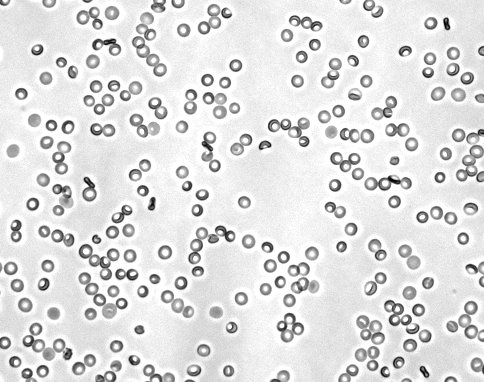
#> input picture 0.5percent_DMSO_RBC_10x.jpg, 484 x 382 px
$ jupyter execute --allow-errors Lab.ipynb   (shell and % lines are left out)   (older library calls are emulated)
#> lines starting #> are read from the running program, lines starting #| are printed output that depends on the picture; after the words box and inside, x2 and y2 are one past the last pixel; in counts of white or black regions, pixels touching at a corner belong together
[cell 1]
import numpy as np
from matplotlib import pyplot as plt

[cell 2]
from skimage import io

image = io.imread('0.5percent_DMSO_RBC_10x.jpg')
#> image is the input picture: shape (382, 484); min 0, max 255, mean 222.8

print(type(image))
#| <class 'numpy.ndarray'>
print(image.dtype)
#| uint8
print(image.min(), image.max())
#| 0 255
plt.imshow(image, cmap ='gray' , interpolation ='nearest');

[cell 3]
from skimage import io

image = io.imread('0.5percent_DMSO_RBC_10x.jpg')

from skimage import morphology
from scipy import ndimage as ndi
seeds = ndi.label(image < 255)[0]
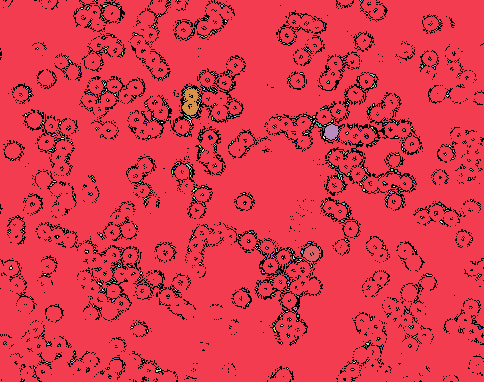
#> seeds: shape (382, 484) int32; 835 distinct labels, from 0 to 834; one colour per label, 0 black
ws = morphology.watershed(image, seeds)
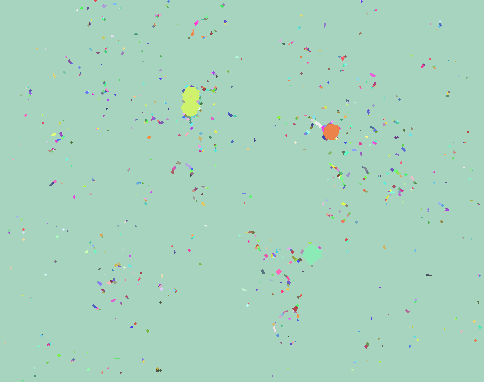
#> ws: shape (382, 484) int32; 834 distinct labels, from 1 to 834; one colour per label, 0 black

print(ws)
#> (printed output is left out)
plt.imshow(ws, cmap='gray', interpolation='nearest');

[cell 4]
import numpy as np
import matplotlib.pyplot as plt

from skimage import io
from skimage.filters import roberts, sobel, scharr, prewitt

image = io.imread('0.5percent_DMSO_RBC_10x.jpg')

edge_roberts = roberts(image)
edge_sobel = sobel(image)
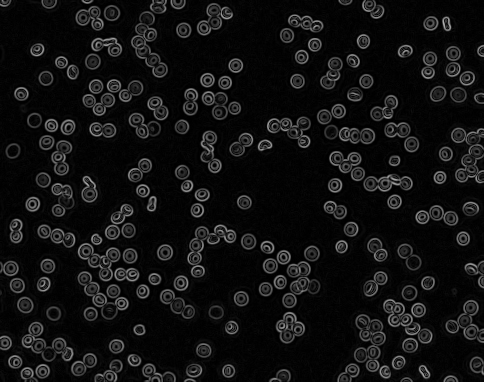
#> edge_sobel: shape (382, 484) float64; min 0, max 0.692, mean 0.0702

fig, ax = plt.subplots(ncols=2, sharex=True, sharey=True,
                       figsize=(8, 8))

ax[0].imshow(edge_roberts, cmap=plt.cm.gray)
ax[0].set_title('Roberts Edge Detection')

ax[1].imshow(edge_sobel, cmap=plt.cm.gray)
ax[1].set_title('Sobel Edge Detection')

for a in ax:
    a.axis('off')

plt.tight_layout()
plt.show()

[cell 5]
from skimage import io

img = io.imread('0.5percent_DMSO_RBC_10x.jpg')

#edge_sobel = sobel(img)
edge_scharr = scharr(img)
# [5 lines of commented-out code are left out]

fig, axes = plt.subplots(sharex=True, sharey=True,
                         figsize=(10, 10))
#ax = axes.ravel()

#ax[0].imshow(img, cmap=plt.cm.gray)
#ax[0].set_title('Original image')

axes.imshow(edge_scharr, cmap=plt.cm.gray)
axes.set_title('Scharr Edge Detection')

#ax[2].imshow(diff_scharr_prewitt, cmap=plt.cm.gray, vmax=max_diff)
#ax[2].set_title('Scharr - Prewitt')

#ax[3].imshow(diff_scharr_sobel, cmap=plt.cm.gray, vmax=max_diff)
#ax[3].set_title('Scharr - Sobel')

#for a in ax:
#    a.axis('off')

plt.tight_layout()
plt.show()

[cell 6]
from skimage import io

img = io.imread('0.5percent_DMSO_RBC_10x.jpg')
print("shape of image: {}".format(img.shape))
#| shape of image: (382, 484)
print("dtype of image: {}".format(img.dtype))
#| dtype of image: uint8

from skimage import filters
edge_scharr = filters.scharr(img)

import matplotlib.pyplot as plt
plt.rcParams['image.interpolation'] = 'nearest'
plt.rcParams['image.cmap'] = 'gray'
plt.rcParams['figure.dpi'] = 200

from skimage import util
inverted_img = util.invert(edge_scharr)
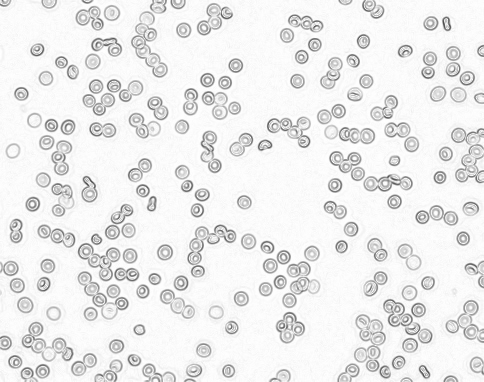
#> inverted_img: shape (382, 484) float64; min 0.283, max 1, mean 0.928

plt.imshow(inverted_img)

[cell 7]
from skimage.filters import threshold_mean
from skimage import io

image = io.imread('0.5percent_DMSO_RBC_10x.jpg')

from skimage import filters
edge_scharr = filters.scharr(image)
import matplotlib.pyplot as plt
plt.rcParams['image.interpolation'] = 'nearest'
plt.rcParams['image.cmap'] = 'gray'
plt.rcParams['figure.dpi'] = 200
from skimage import util
inverted_image = util.invert(edge_scharr)

thresh = threshold_mean(image)
#> thresh = 222.8
binary = image > thresh
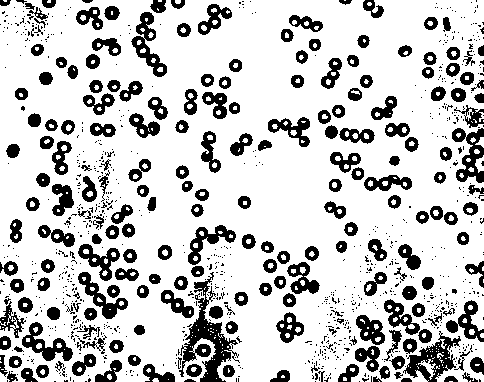
#> binary: shape (382, 484) bool; 78% white; 998 black regions (780 under 20 px), largest, box (x1, y1, x2, y2) and area: (179, 272, 240, 382) 2027, (403, 331, 461, 382) 1112, (452, 128, 484, 183) 843

fig, axes = plt.subplots(ncols=2, figsize=(8, 3))
ax = axes.ravel()

ax[0].imshow(image, cmap=plt.cm.gray)
ax[0].set_title('Original image')

ax[1].imshow(binary, cmap=plt.cm.gray)
ax[1].set_title('Result')

for a in ax:
    a.axis('off')

plt.show()

[cell 8]
from skimage.filters import threshold_otsu, threshold_local
from skimage import io

image = io.imread('0.5percent_DMSO_RBC_10x.jpg')

from skimage import filters
edge_scharr = filters.scharr(image)
import matplotlib.pyplot as plt
plt.rcParams['image.interpolation'] = 'nearest'
plt.rcParams['image.cmap'] = 'gray'
plt.rcParams['figure.dpi'] = 200
from skimage import util
inverted_image = util.invert(edge_scharr)

global_thresh = threshold_otsu(inverted_image)
#> global_thresh = 0.833
binary_global = inverted_image > global_thresh
#> binary_global: shape (382, 484) bool; 84.1% white; black in thin lines or dots

block_size = 35
adaptive_thresh = threshold_local(inverted_image, block_size, offset=10)
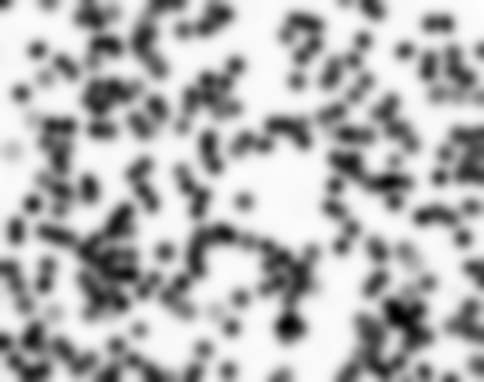
#> adaptive_thresh: shape (382, 484) float64; min -9.22, max -9.01, mean -9.07; drawn with min black and max white
#binary_adaptive = inverted_image > adaptive_thresh

fig, axes = plt.subplots(nrows=2, figsize=(7, 8))
ax = axes.ravel()
plt.gray()

ax[0].imshow(inverted_image)
ax[0].set_title('Original')

ax[1].imshow(binary_global)
ax[1].set_title('Global thresholding')

#ax[2].imshow(binary_adaptive)
#ax[2].set_title('Adaptive thresholding')

for a in ax:
    a.axis('off')

plt.show()

[cell 9]
from skimage.filters import threshold_otsu, threshold_local
from skimage import io

image = io.imread('0.5percent_DMSO_RBC_10x.jpg')

from skimage import filters
edge_scharr = filters.scharr(image)
import matplotlib.pyplot as plt
plt.rcParams['image.interpolation'] = 'nearest'
plt.rcParams['image.cmap'] = 'gray'
plt.rcParams['figure.dpi'] = 200
from skimage import util
inverted_image = util.invert(edge_scharr)

global_thresh = threshold_otsu(inverted_image)
binary_global = inverted_image > global_thresh

import numpy as np
light_spots = np.array((binary_global > 245).nonzero()).T
#> light_spots = empty array
light_spots.shape
#plt.plot(light_spots[:, 1], light_spots[:, 0], 'o')
#plt.imshow(binary_global)
#plt.title('light spots in image')

dark_spots = np.array((binary_global < 3).nonzero()).T
#> dark_spots = 184888 pairs, first value 0 to 381, second value 0 to 483
dark_spots.shape
#plt.plot(dark_spots[:, 1], dark_spots[:, 0], 'o')
#plt.imshow(binary_global)
#plt.title('dark spots in image')

[cell 10]
from skimage.filters import threshold_otsu, threshold_local
from skimage import io

image = io.imread('0.5percent_DMSO_RBC_10x.jpg')

from skimage import filters
edge_scharr = filters.scharr(image)
import matplotlib.pyplot as plt
plt.rcParams['image.interpolation'] = 'nearest'
plt.rcParams['image.cmap'] = 'gray'
plt.rcParams['figure.dpi'] = 200
from skimage import util
inverted_image = util.invert(edge_scharr)

global_thresh = threshold_otsu(inverted_image)
binary_global = inverted_image > global_thresh

import numpy as np
light_spots = np.array((binary_global > 245).nonzero()).T
dark_spots = np.array((binary_global < 3).nonzero()).T

from scipy import ndimage as ndi
bool_mask = np.zeros(binary_global.shape, dtype=np.bool)
bool_mask[tuple(light_spots.T)] = True
bool_mask[tuple(dark_spots.T)] = True
seed_mask, num_seeds = ndi.label(bool_mask)
num_seeds

from skimage import morphology
ws = morphology.watershed(binary_global, seed_mask)
#> ws: shape (382, 484) int32; every value is 1
plt.imshow(ws)

[cell 11]
from skimage import io

img = io.imread('0.5percent_DMSO_RBC_10x.jpg')
print("shape of image: {}".format(img.shape))
#| shape of image: (382, 484)
print("dtype of image: {}".format(img.dtype))
#| dtype of image: uint8

from skimage import filters
edge_scharr = filters.scharr(img)

import matplotlib.pyplot as plt
plt.rcParams['image.interpolation'] = 'nearest'
plt.rcParams['image.cmap'] = 'gray'
plt.rcParams['figure.dpi'] = 200

global_thresh = threshold_otsu(edge_scharr)
#> global_thresh = 0.164
binary_global = edge_scharr > global_thresh
#> binary_global: shape (382, 484) bool; 16.1% white in thin lines or dots

#block_size = 35
#adaptive_thresh = threshold_local(edge_scharr, block_size, offset=10)
#binary_adaptive = edge_scharr > adaptive_thresh

fig, axes = plt.subplots(nrows=2, figsize=(7, 8))
ax = axes.ravel()
plt.gray()

ax[0].imshow(edge_scharr)
ax[0].set_title('Original')

ax[1].imshow(binary_global)
ax[1].set_title('Global thresholding')

#ax[2].imshow(binary_adaptive)
#ax[2].set_title('Adaptive thresholding')

for a in ax:
    a.axis('off')

plt.show()

[cell 12]
from skimage import io

img = io.imread('0.5percent_DMSO_RBC_10x.jpg')

from skimage import filters
edge_scharr = filters.scharr(img)

#plt.imshow(edge_scharr)

from skimage.morphology import erosion, dilation, opening, closing, white_tophat
from skimage.morphology import black_tophat, skeletonize, convex_hull_image
from skimage.morphology import disk

selem = disk(2.6)
eroded = erosion(edge_scharr, selem)
plt.imshow(eroded)

[cell 13]
from skimage import io

img = io.imread('0.5percent_DMSO_RBC_10x.jpg')
print("shape of image: {}".format(img.shape))
#| shape of image: (382, 484)
print("dtype of image: {}".format(img.dtype))
#| dtype of image: uint8

from skimage import filters
edge_scharr = filters.scharr(img)

import matplotlib.pyplot as plt
plt.rcParams['image.interpolation'] = 'nearest'
plt.rcParams['image.cmap'] = 'gray'
plt.rcParams['figure.dpi'] = 200

global_thresh = threshold_otsu(edge_scharr)
binary_global = edge_scharr > global_thresh

from skimage.morphology import erosion, dilation, opening, closing, white_tophat
from skimage.morphology import black_tophat, skeletonize, convex_hull_image
from skimage.morphology import disk

selem = disk(0.7)
eroded = erosion(binary_global, selem)
plt.imshow(eroded)

#> (a cell that did not finish here is left out)

[cell 15]
from skimage import io

img = io.imread('0.5percent_DMSO_RBC_10x.jpg')

from skimage import filters
from skimage.filters import threshold_otsu, threshold_local
edge_scharr = filters.scharr(img)

import matplotlib.pyplot as plt
plt.rcParams['image.interpolation'] = 'nearest'
plt.rcParams['image.cmap'] = 'gray'
plt.rcParams['figure.dpi'] = 200

global_thresh = threshold_otsu(edge_scharr)
binary_global = edge_scharr > global_thresh

from skimage.morphology import erosion, dilation, opening, closing, white_tophat
from skimage.morphology import black_tophat, skeletonize, convex_hull_image
from skimage.morphology import disk

selem = disk(0.7)
eroded = erosion(binary_global, selem)

from scipy import ndimage as ndi
fill_coins = ndi.binary_fill_holes(eroded)
#> fill_coins: shape (382, 484) bool; 23.4% white; 180 white regions (11 under 20 px), largest, box (x1, y1, x2, y2) and area: (354, 314, 386, 372) 1118, (187, 224, 236, 277) 1005, (22, 322, 74, 362) 955
#plt.imshow(fill_coins)

label_objects, nb_labels = ndi.label(fill_coins)
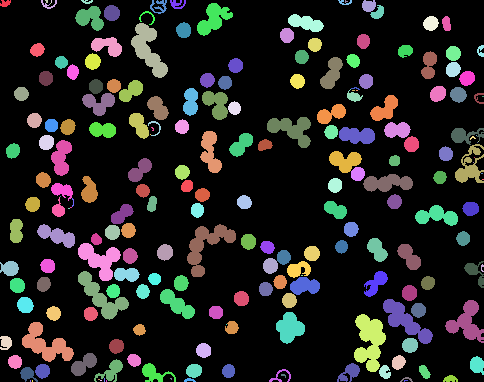
#> label_objects: shape (382, 484) int32; 212 distinct labels, from 0 to 211; one colour per label, 0 black
#> nb_labels = 211
sizes = np.bincount(label_objects.ravel())
#> sizes = 212 values, max 141601 at index 0, min 1 at index 11, mean 872.1
mask_sizes = sizes > 20
mask_sizes[0] = 0
coins_cleaned = mask_sizes[label_objects]
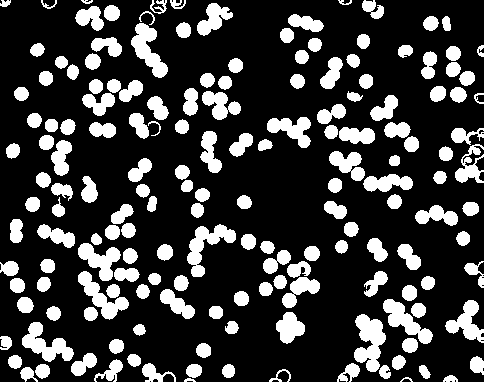
#> coins_cleaned: shape (382, 484) bool; 23.3% white; 169 white regions, largest, box (x1, y1, x2, y2) and area: (354, 314, 386, 372) 1118, (187, 224, 236, 277) 1005, (22, 322, 74, 362) 955
#plt.imshow(coins_cleaned)

fig, axes = plt.subplots(nrows=2, figsize=(7, 8))
ax = axes.ravel()
plt.gray()

ax[0].imshow(fill_coins)
ax[0].set_title('fill_coins')

ax[1].imshow(coins_cleaned)
ax[1].set_title('coins_cleaned')

#markers = np.zeros_like(coins)
#markers[coins < 30] = 1
#markers[coins > 150] = 2

[cell 16]
from skimage import io

img = io.imread('0.5percent_DMSO_RBC_10x.jpg')

from skimage import filters
from skimage.filters import threshold_otsu, threshold_local
edge_scharr = filters.scharr(img)

import matplotlib.pyplot as plt
plt.rcParams['image.interpolation'] = 'nearest'
plt.rcParams['image.cmap'] = 'gray'
plt.rcParams['figure.dpi'] = 200

global_thresh = threshold_otsu(edge_scharr)
binary_global = edge_scharr > global_thresh

from skimage.morphology import erosion, dilation, opening, closing, white_tophat
from skimage.morphology import black_tophat, skeletonize, convex_hull_image
from skimage.morphology import disk

selem = disk(0.7)
eroded = erosion(binary_global, selem)

from scipy import ndimage as ndi
fill_coins = ndi.binary_fill_holes(eroded)

label_objects, nb_labels = ndi.label(fill_coins)
sizes = np.bincount(label_objects.ravel())
mask_sizes = sizes > 20
mask_sizes[0] = 0
coins_cleaned = mask_sizes[label_objects]

from skimage.filters import sobel
elevation_map = sobel(eroded)
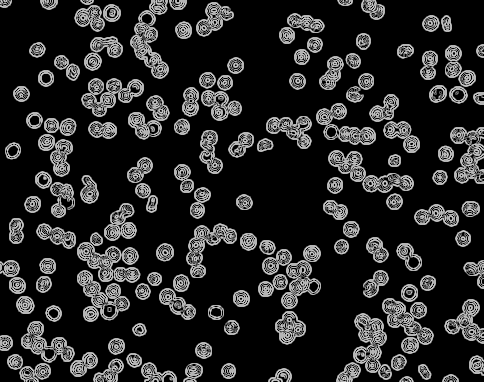
#> elevation_map: shape (382, 484) float64; min 0, max 0.791, mean 0.157
#plt.imshow(elevation_map)

from skimage.morphology import watershed
markers = np.zeros_like(eroded)
markers[eroded < 30] = 1
markers[eroded > 150] = 2
segmentation = watershed(elevation_map, markers)
#> segmentation: shape (382, 484) bool; every value is 1
plt.imshow(elevation_map)

[cell 17]
from skimage import io

img = io.imread('0.5percent_DMSO_RBC_10x.jpg')

from skimage import filters
from skimage.filters import threshold_otsu, threshold_local
edge_scharr = filters.scharr(img)

import matplotlib.pyplot as plt
plt.rcParams['image.interpolation'] = 'nearest'
plt.rcParams['image.cmap'] = 'gray'
plt.rcParams['figure.dpi'] = 200

global_thresh = threshold_otsu(edge_scharr)
binary_global = edge_scharr > global_thresh

from skimage.morphology import erosion, dilation, opening, closing, white_tophat
from skimage.morphology import black_tophat, skeletonize, convex_hull_image
from skimage.morphology import disk

selem = disk(0.7)
eroded = erosion(binary_global, selem)

from scipy import ndimage as ndi
fill_coins = ndi.binary_fill_holes(eroded)

label_objects, nb_labels = ndi.label(fill_coins)
sizes = np.bincount(label_objects.ravel())
mask_sizes = sizes > 20
mask_sizes[0] = 0
coins_cleaned = mask_sizes[label_objects]

from skimage.filters import sobel
elevation_map = sobel(eroded)

from skimage.morphology import erosion, dilation, opening, closing, white_tophat
from skimage.morphology import black_tophat, skeletonize, convex_hull_image
from skimage.morphology import disk

selem1 = disk(0.7)
eroded_elevation_map = erosion(elevation_map, selem1)
plt.imshow(eroded_elevation_map)

[cell 18]
from skimage import io

img = io.imread('0.5percent_DMSO_RBC_10x.jpg')
print("shape of image: {}".format(img.shape))
#| shape of image: (382, 484)
print("dtype of image: {}".format(img.dtype))
#| dtype of image: uint8

from skimage import filters
edge_scharr = filters.scharr(img)

import matplotlib.pyplot as plt
plt.rcParams['image.interpolation'] = 'nearest'
plt.rcParams['image.cmap'] = 'gray'
plt.rcParams['figure.dpi'] = 200

global_thresh = threshold_otsu(edge_scharr)
binary_global = edge_scharr > global_thresh

from skimage.morphology import erosion, dilation, opening, closing, white_tophat
from skimage.morphology import black_tophat, skeletonize, convex_hull_image
from skimage.morphology import disk

selem = disk(0.7)
eroded = erosion(binary_global, selem)
plt.imshow(eroded)
type(eroded)

[cell 19]
from skimage import io

img = io.imread('0.5percent_DMSO_RBC_10x.jpg')

from skimage import filters
edge_scharr = filters.scharr(img)

import matplotlib.pyplot as plt
plt.rcParams['image.interpolation'] = 'nearest'
plt.rcParams['image.cmap'] = 'gray'
plt.rcParams['figure.dpi'] = 200

global_thresh = threshold_otsu(edge_scharr)
binary_global = edge_scharr < global_thresh
#> binary_global: shape (382, 484) bool; 83.9% white; black in thin lines or dots
#plt.imshow(binary_global)

from skimage.morphology import erosion, dilation, opening, closing, white_tophat
from skimage.morphology import black_tophat, skeletonize, convex_hull_image
from skimage.morphology import disk

#selem = disk(1)
eroded = erosion(binary_global, disk(1))
#> eroded: shape (382, 484) bool; 72.3% white; 136 black regions (3 under 20 px), largest, box (x1, y1, x2, y2) and area: (262, 245, 321, 309) 1605, (77, 232, 141, 283) 1600, (382, 298, 434, 354) 1463
#plt.imshow(eroded)
eroded1 = erosion(binary_global, disk(1.5))
#> eroded1: shape (382, 484) bool; 74.8% white; 146 black regions (5 under 20 px), largest, box (x1, y1, x2, y2) and area: (382, 298, 433, 353) 1353, (328, 150, 413, 192) 1331, (262, 249, 320, 308) 1281
eroded2 = erosion(binary_global, disk(2))
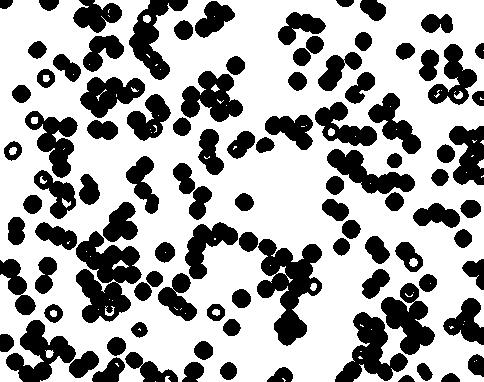
#> eroded2: shape (382, 484) bool; 65.7% white; 100 black regions, largest, box (x1, y1, x2, y2) and area: (76, 231, 142, 323) 3512, (257, 239, 322, 346) 3446, (335, 312, 408, 382) 2259
eroded3 = erosion(binary_global, disk(0.8))

fig, axes = plt.subplots(nrows=5, figsize=(8, 9))
ax = axes.ravel()
plt.gray()

ax[0].imshow(eroded)
ax[0].set_title('eroded')

ax[1].imshow(eroded1)
ax[1].set_title('eroded1')

ax[2].imshow(eroded2)
ax[2].set_title('eroded2')

ax[3].imshow(eroded3)
ax[3].set_title('eroded3')

ax[4].imshow(binary_global)
ax[4].set_title('binary_global')
#> (the rest of the program and of its run is left out)
